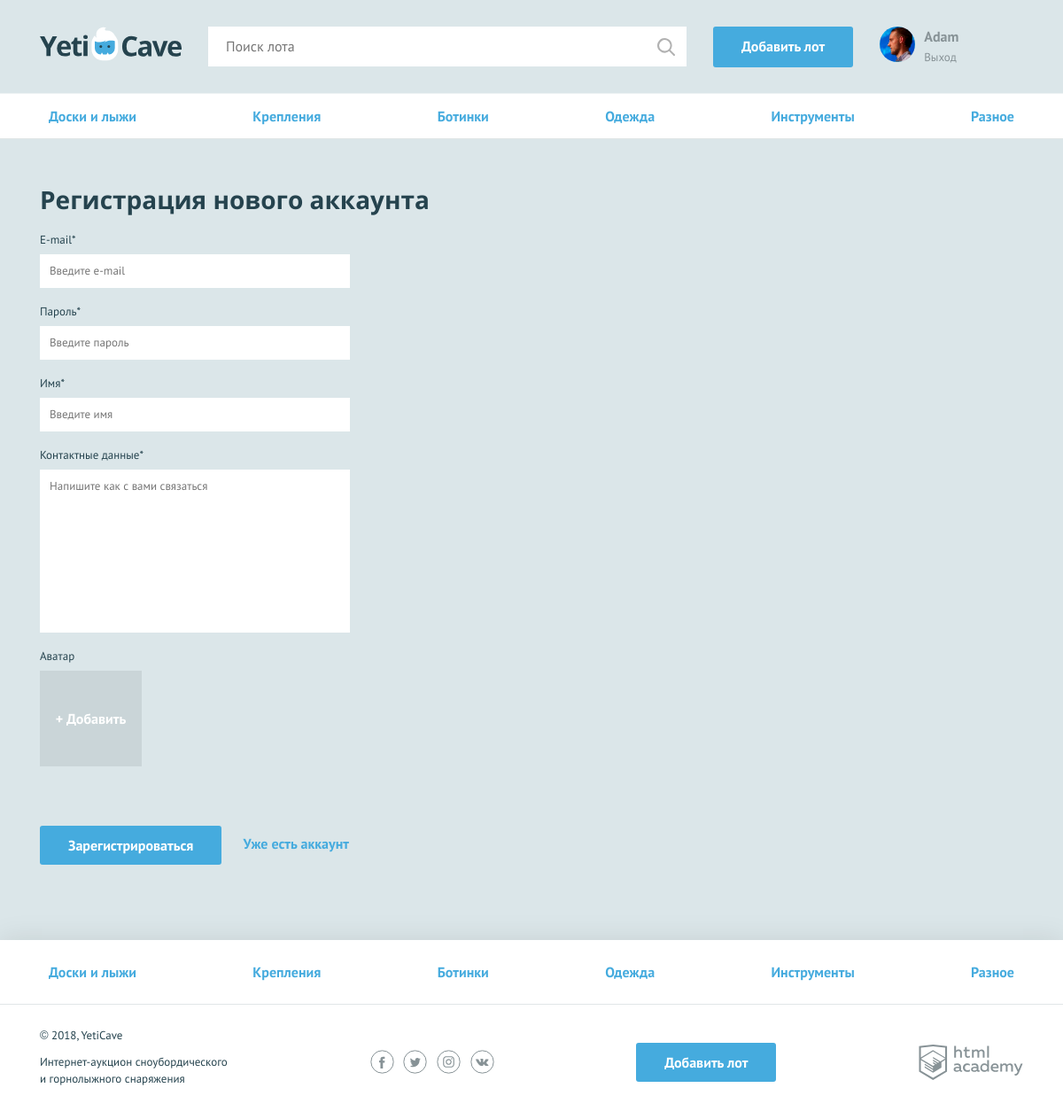
Page /sign-up.php (signed in) on the committed database.
### tables this page shows
CREATE TABLE categories (
  id INT(11) AUTO_INCREMENT PRIMARY KEY,
  name VARCHAR(255) NOT NULL,
  alias VARCHAR(255) NOT NULL
);

### functions/template.php (called while the page is built, shortened)
<?php
function include_template($name, $data)
{
    $name = 'templates/' . $name;
    extract($data);
    require $name;
    $result = ob_get_clean();
    return $result;
}

### functions/db.php (called while the page is built, shortened)
<?php
function get_all_categories($connection)
{
    $db_categories = mysqli_query($connection, 'SELECT id, name, alias FROM categories ORDER BY id ASC');
    return mysqli_fetch_all($db_categories, MYSQLI_ASSOC);
}

### functions/filters.php (called while the page is built, shortened)
<?php
function user_input_filter($string)
{
    return htmlspecialchars(strip_tags($string));
}

### data.php (called while the page is built, shortened)
<?php
if (isset($_SESSION['user'])) {
    $is_auth = $_SESSION['user'];
};

### templates/sign-up.php (the view, shortened to what this page needs)
<main>
    <nav class="nav">
        <ul class="nav__list container">
            <?php foreach ($categories as $category): ?>
                <li class="nav__item">
                    <a href="all-lots.html"><?= user_input_filter($category['name']); ?></a>
                </li>
            <?php endforeach; ?>
        </ul>
    </nav>
    <?php $css_class_form = isset($errors) ? "form--invalid" : ""; ?>
    <form class="form container <?= $css_class_form; ?>" action="../sign-up.php" method="post" enctype="multipart/form-data">
        <h2>Регистрация нового аккаунта</h2>
        <?php $css_class_form = isset($errors['email']) ? "form__item--invalid" : "";
        $value = isset($sign_up['email']) ? user_input_filter($sign_up['email']) : ""; ?>
        <div class="form__item <?= $css_class_form; ?>">
            <label for="email">E-mail*</label>
            <input id="email" type="text" name="email" placeholder="Введите e-mail" value="<?= $value; ?>">
        </div>
        <?php $css_class_form = isset($errors['password']) ? "form__item--invalid" : ""; ?>
        <div class="form__item <?= $css_class_form; ?>">
            <label for="password">Пароль*</label>
            <input id="password" type="password" name="password" placeholder="Введите пароль">
        </div>
        <?php $css_class_form = isset($errors['username']) ? "form__item--invalid" : "";
        $value = isset($sign_up['username']) ? user_input_filter($sign_up['username']) : ""; ?>
        <div class="form__item <?= $css_class_form; ?>">
            <label for="username">Имя*</label>
            <input id="username" type="text" name="username" placeholder="Введите имя" value="<?= $value; ?>">
        </div>
        <?php $css_class_form = isset($errors['contact']) ? "form__item--invalid" : "";
        $value = isset($sign_up['contact']) ? user_input_filter($sign_up['contact']) : ""; ?>
        <div class="form__item <?= $css_class_form; ?>">
            <label for="contact">Контактные данные*</label>
            <textarea id="contact" name="contact" placeholder="Напишите как с вами связаться"><?= $value; ?></textarea>
        </div>
        <?php $css_class_form = isset($errors['image']) ? "form__item--invalid" : ""; ?>
        <div class="form__item form__item--file form__item--last <?= $css_class_form; ?>">
            <label>Аватар</label>
            <div class="form__input-file">
                <label for="photo2">
                    <span>+ Добавить</span>
                </label>
            </div>
        </div>
        <button type="submit" class="button">Зарегистрироваться</button>
        <a class="text-link" href="#">Уже есть аккаунт</a>
    </form>
</main>

### templates/layout.php (shortened to what this page needs)
<!DOCTYPE html>
<html lang="ru">
<head>
    <link href="css/normalize.min.css" rel="stylesheet">
    <link href="css/style.css" rel="stylesheet">
</head>
<body>
<div class="page-wrapper">
    <header class="main-header">
        <div class="main-header__container container">
            <a class="main-header__logo" href="index.php">
                <img src="img/logo.svg" width="160" height="39" alt="Логотип компании YetiCave">
            </a>
            <form class="main-header__search" method="get" action="https://echo.htmlacademy.ru">
                <input type="search" name="search" placeholder="Поиск лота">
                <input class="main-header__search-btn" type="submit" name="find" value="Найти">
            </form>
            <?php if (isset($is_auth)) : ?>
            <a class="main-header__add-lot button" href="add.php">Добавить лот</a>
            <nav class="user-menu">
                <?php if ($is_auth['avatar']) : ?>
                    <div class="user-menu__image">
                        <img src="<?= 'img/' . $is_auth['avatar']; ?>" width="40" height="40" alt="Пользователь">
                    </div>
                <?php endif; ?>
                    <div class="user-menu__logged">
                        <p><?= user_input_filter($is_auth['username']); ?></p>
                        <a href="/logout.php">Выход</a>
                    </div>
            <?php endif; ?>
            </nav>
        </div>
    </header>
    <?= $content; ?>
</div>
<footer class="main-footer">
    <nav class="nav">
        <ul class="nav__list container">
            <?php foreach ($categories as $category) : ?>
                <li class="nav__item">
                    <a href="pages/all-lots.html"><?= $category['name']; ?></a>
                </li>
            <?php endforeach; ?>
        </ul>
    </nav>
    <div class="main-footer__bottom container">
        <div class="main-footer__copyright">
            <p>© 2018, YetiCave</p>
            <p>Интернет-аукцион сноубордического и горнолыжного снаряжения</p>
        </div>
        <div class="main-footer__social social">
            <a class="social__link social__link--facebook" href="#">
            </a>
            <a class="social__link social__link--twitter" href="#">
            </a>
            <a class="social__link social__link--instagram" href="#">
            </a>
            <a class="social__link social__link--vkontakte" href="#">
            </a>
        </div>
        <?php if (isset($is_auth)) : ?>
        <a class="main-footer__add-lot button" href="add.php">Добавить лот</a>
        <?php endif; ?>
        <div class="main-footer__developed-by">
            <a class="logo-academy" href="https://htmlacademy.ru/intensive/php">
            </a>
        </div>
    </div>
</footer>
</body>
</html>

### css/style.css (style rules this page uses)
html, body { height: 100%; }
.page-wrapper { display: flex; flex-direction: column; min-height: 100%; margin-bottom: -202px; }
.page-wrapper::after { content: ""; display: block; }
.page-wrapper::after { height: 85px; }
main { margin-bottom: 202px; }
body { min-width: 1140px; background-color: #dbe6e9; font-family: "PT Sans", sans-serif; font-weight: 400; font-size: 16px; line-height: 26px; color: #25434e; }
a { text-decoration: none; }
h2 { margin: 0; font-family: "Open Sans", sans-serif; font-size: 28px; line-height: 35px; font-weight: 700; }
.text-link { font-weight: 700; color: #45abde; }
.container { width: 1110px; margin: 0 auto; padding: 0 15px; }
.button { display: block; padding: 9px 32px; background-color: #45abde; color: #ffffff; text-align: center; font-weight: 700; border: none; border-radius: 3px; }
.main-header { padding: 30px 0 29px; border-bottom: 1px solid rgba(255, 255, 255, 0.5); }
.main-header__container { display: -webkit-flex; display: -ms-flexbox; display: flex; -webkit-justify-content: flex-start; -ms-flex-pack: start; justify-content: flex-start; }
.main-header__logo { display: block; margin-right: 30px; }
.main-header__search { position: relative; width: 540px; margin-right: 30px; }
.main-header__search input[type="search"] { width: 100%; padding: 8px 19px 9px 19px; border: 1px solid #ffffff; }
.main-header__search-btn { content: ""; position: absolute; top: 3px; right: 3px; width: 20px; height: 20px; padding: 20px; background: url("../img/search.svg") center no-repeat; opacity: 0.3; border: 0; font-size: 0; }
.main-header__add-lot { max-width: 160px; margin-right: 30px; }
.user-menu { display: -webkit-flex; display: -ms-flexbox; display: flex; }
.user-menu__image { width: 40px; height: 40px; margin-right: 10px; border-radius: 50%; overflow: hidden; }
.user-menu__image img { width: 100%; height: 100%; }
.user-menu__logged { color: #879296; line-height: 22px; }
.user-menu__logged p { font-weight: 700; margin: 0; }
.user-menu__logged a { color: #879296; font-size: 13px; font-weight: 400; }
.main-footer { background-color: #ffffff; box-shadow: 0 0 30px 0 rgba(0, 0, 0, 0.1); }
.main-footer__bottom { display: -webkit-flex; display: -ms-flexbox; display: flex; -webkit-justify-content: space-between; -ms-flex-pack: justify; justify-content: space-between; -webkit-align-items: center; -ms-flex-align: center; align-items: center; padding: 25px 0; }
.main-footer__copyright { max-width: 212px; }
.main-footer__copyright p { margin: 0; margin-bottom: 11px; font-size: 13px; line-height: 19px; }
.main-footer__social { width: 140px; }
.social { display: -webkit-flex; display: -ms-flexbox; display: flex; -webkit-justify-content: space-between; -ms-flex-pack: justify; justify-content: space-between; -webkit-flex-wrap: wrap; -ms-flex-wrap: wrap; flex-wrap: wrap; }
.social__link { width: 27px; height: 27px; }
.logo-academy { display: block; width: 118px; height: 40px; }
.nav { background-color: #ffffff; border-bottom: 1px solid #e1e6e7; }
.nav__list { display: -webkit-flex; display: -ms-flexbox; display: flex; -webkit-justify-content: space-between; -ms-flex-pack: justify; justify-content: space-between; -webkit-flex-wrap: wrap; -ms-flex-wrap: wrap; flex-wrap: wrap; list-style: none; }
.nav__item a { position: relative; display: block; padding: 12px 10px; font-weight: 700; color: #45abde; }
.nav__item a::before { content: ""; display: none; position: absolute; bottom: 0; width: calc(100% - 20px); height: 3px; background-color: #e2e5e6; }
.main-footer .nav__item a { padding: 23px 10px; }
.form { padding-top: 51px; }
.form h2 { padding-bottom: 15px; }
.form__item { width: 350px; margin: 0; margin-bottom: 14px; font-size: 13px; }
.form__item label { display: block; margin-bottom: 3px; }
.form__item input, .form__item textarea { display: block; width: 100%; padding: 5px 10px; border: 1px solid #ffffff; box-sizing: border-box; }
.form__item textarea { min-height: 184px; resize: none; }
.form__item--last { margin-bottom: 65px; }
.form .button { display: inline-block; vertical-align: middle; margin-right: 20px; }
.form__input-file { position: relative; width: 115px; height: 110px; }
.form__item--file label span { display: block; background-color: #cad5d8; color: #ffffff; font-size: 16px; text-align: center; font-weight: 700; padding: 40px 0; box-sizing: border-box; border: 1px solid #cad5d8; cursor: pointer; }

### rows in the picture
categories: name "Доски и лыжи"
categories: name "Крепления"
categories: name "Ботинки"
categories: name "Одежда"
categories: name "Инструменты"
categories: name "Разное"

### other values in the picture
user_input_filter($is_auth['username']) "Adam"
